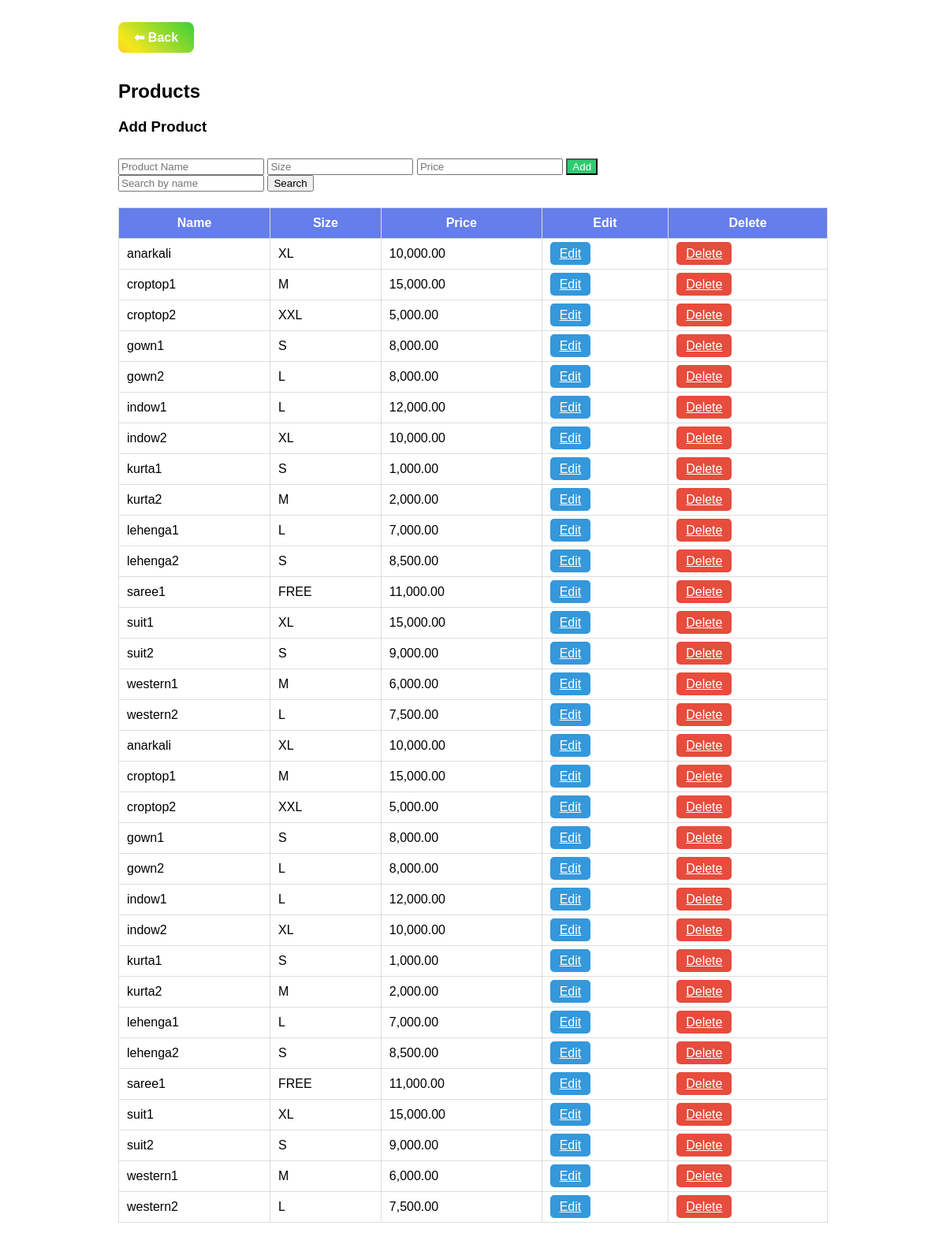
The app's page /viewproduct.php (signed in) with its own data.
### tables this page shows
CREATE TABLE `add_product` (
  `product_id` int(10) NOT NULL,
  `product_name` varchar(100) NOT NULL,
  `product_price` bigint(100) NOT NULL,
  `product_image1` varchar(100) NOT NULL,
  `size` char(50) NOT NULL,
  `qty` int(10) NOT NULL
);

### viewproduct.php (the view, shortened to what this page needs)
<?php
$servername = "localhost";
$username = "root";
$password = "";
$database = "rentalcloth";
$conn = new mysqli($servername, $username, $password, $database);
$search = isset($_GET['search']) ? $conn->real_escape_string($_GET['search']) : '';
$sql = "SELECT * FROM add_product";
$result = $conn->query($sql);
?>
<!DOCTYPE html>
<html lang="en">
<head>
</head>
<body>
<div class="container">
    <a href="user_details.php" class="back-btn">⬅ Back</a>
    <h2>Products</h2>
    <h3>Add Product</h3>
    <form method="POST">
        <input type="text" name="product_name" placeholder="Product Name" required>
        <input type="text" name="size" placeholder="Size" required>
        <input type="number" step="0.01" name="product_price" placeholder="Price" required>
        <button type="submit" class="submit-btn">Add</button>
    </form>
    <form method="GET">
        <input type="text" name="search" placeholder="Search by name" value="<?= htmlspecialchars($search) ?>">
        <button type="submit">Search</button>
    </form>
    <table class="product-table">
        <thead>
        <tr>
            <th>Name</th>
            <th>Size</th>
            <th>Price</th>
            <th>Edit</th>
            <th>Delete</th>
        </tr>
        </thead>
        <tbody>
        <?php if ($result && $result->num_rows > 0): ?>
            <?php while ($row = $result->fetch_assoc()): ?>
                <tr>
                    <td><?= htmlspecialchars($row['product_name']) ?></td>
                    <td><?= htmlspecialchars($row['size']) ?></td>
                    <td><?= number_format($row['product_price'], 2) ?></td>
                    <td><a class="btn edit-btn" href="viewproduct.php?product_id=<?= $row['product_id'] ?>">Edit</a></td>
                    <td><a class="btn delete-btn" href="viewproduct.php?delete_id=<?= $row['product_id'] ?>" onclick="return confirm('Delete this product?')">Delete</a></td>
                </tr>
            <?php endwhile; ?>
        <?php else: ?>
            <tr><td colspan="5">No products available.</td></tr>
        <?php endif; ?>
        </tbody>
    </table>
</div>
</body>
</html>

### viewproduct.php (style rules this page uses)
body { font-family: Arial, sans-serif; }
.container { width: 900px; margin: auto; padding: 20px; }
.product-table { width: 100%; border-collapse: collapse; margin-top: 20px; }
.product-table th, .product-table td { border: 1px solid #ddd; padding: 10px; }
.product-table th { background: #667eea; color: #fff; }
.btn { padding: 6px 12px; border: none; border-radius: 5px; cursor: pointer; }
.edit-btn { background: #3498db; color: #fff; }
.delete-btn { background: #e74c3c; color: #fff; }
.submit-btn { background: #2ecc71; color: #fff; margin-top: 10px; }
.back-btn { display: inline-block; margin-bottom: 15px; padding: 10px 20px; background: linear-gradient(45deg, #ff6b6b, #f8e71c, #4cd137, #0097e6, #9b59b6); background-size: 300% 300%; color: #fff; font-size: 16px; font-weight: bold; text-decoration: none; border-radius: 8px; border: none; cursor: pointer; transition: 0.4s; animation: gradientMove 5s ease infinite; }

### records on screen
add_product: product_name "anarkali", size "XL", product_price "10,000.00"
add_product: product_name "croptop1", size "M", product_price "15,000.00"
add_product: product_name "croptop2", size "XXL", product_price "5,000.00"
add_product: product_name "gown1", size "S", product_price "8,000.00"
add_product: product_name "gown2", size "L", product_price "8,000.00"
add_product: product_name "indow1", size "L", product_price "12,000.00"
add_product: product_name "indow2", size "XL", product_price "10,000.00"
add_product: product_name "kurta1", size "S", product_price "1,000.00"
add_product: product_name "kurta2", size "M", product_price "2,000.00"
add_product: product_name "lehenga1", size "L", product_price "7,000.00"
add_product: product_name "lehenga2", size "S", product_price "8,500.00"
add_product: product_name "saree1", size "FREE", product_price "11,000.00"
add_product: product_name "suit1", size "XL", product_price "15,000.00"
add_product: product_name "suit2", size "S", product_price "9,000.00"
add_product: product_name "western1", size "M", product_price "6,000.00"
add_product: product_name "western2", size "L", product_price "7,500.00"
add_product: product_name "anarkali", size "XL", product_price "10,000.00"
add_product: product_name "croptop1", size "M", product_price "15,000.00"
add_product: product_name "croptop2", size "XXL", product_price "5,000.00"
add_product: product_name "gown1", size "S", product_price "8,000.00"
add_product: product_name "gown2", size "L", product_price "8,000.00"
add_product: product_name "indow1", size "L", product_price "12,000.00"
add_product: product_name "indow2", size "XL", product_price "10,000.00"
add_product: product_name "kurta1", size "S", product_price "1,000.00"
add_product: product_name "kurta2", size "M", product_price "2,000.00"
add_product: product_name "lehenga1", size "L", product_price "7,000.00"
add_product: product_name "lehenga2", size "S", product_price "8,500.00"
add_product: product_name "saree1", size "FREE", product_price "11,000.00"
add_product: product_name "suit1", size "XL", product_price "15,000.00"
add_product: product_name "suit2", size "S", product_price "9,000.00"
add_product: product_name "western1", size "M", product_price "6,000.00"
add_product: product_name "western2", size "L", product_price "7,500.00"
